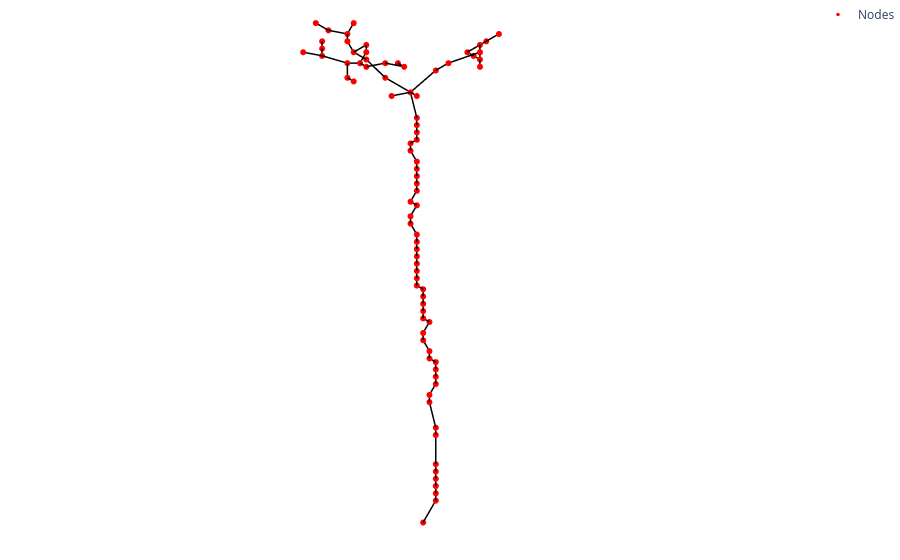

Notebook source saved alongside this figure:
### Markdown cell above
## Tomato Pollination: Tomato 2

### Code cell
import numpy as np
import dismech
import os

plant_name = "tomato2"

position = "1"

geom = dismech.GeomParams(
    rod_r0=0.03,
    shell_h=0.0,
)

material = dismech.Material(density=1100,
                            youngs_rod=2.16e7,
                            youngs_shell=0,
                            poisson_rod=0.5,
                            poisson_shell=0)

dyn_sim = dismech.SimParams(static_sim=False,
                                  two_d_sim=True,   # no twisting
                                  use_mid_edge=False,
                                  use_line_search=False,
                                  show_floor=False,
                                  log_data=True,
                                  log_step=1,
                                  dt=1e-2,
                                  max_iter=50,
                                  total_time=5,
                                  plot_step=10,
                                  tol=1e-4,
                                  ftol=1e-4,
                                  dtol=1e-2
                                  )

env = dismech.Environment()
env.add_force('gravity', g=np.array([0.0, 0.0, -9.81]))
env.add_force('damping', eta=100)

input_txt = os.path.join('../tests/resources/tomato_pollination/plants/', f"{plant_name}.txt")
geo = dismech.Geometry.from_txt(input_txt)

robot = dismech.SoftRobot(geom, material, geo, dyn_sim, env)

### Figure 1 — Plotly figure (JSON) as saved in the notebook; plotly's stock layout.template omitted (floating-point values rounded to 4 significant figures; data arrays with more than 128 entries replaced by an {"elided": "..."} marker saying what was removed)
{"data": [{"line": {"color": "black", "width": 3}, "mode": "lines", "showlegend": false, "type": "scatter3d", "x": {"elided": "267 float values"}, "y": {"elided": "267 float values"}, "z": {"elided": "267 float values"}}, {"marker": {"color": "red", "size": 3.5}, "mode": "markers", "name": "Nodes", "type": "scatter3d", "x": [1.099, 1.099, 1.099, 1.099, 1.099, 1.099, 1.099, 1.099, 1.099, 1.107, 1.107, 1.099, 1.099, 1.099, 1.099, 1.107, 1.107, 1.107, 1.107, 1.099, 1.107, 1.107, 1.107, 1.107, 1.107, 1.115, 1.115, 1.115, 1.115, 1.115, 1.115, 1.115, 1.115, 1.115, 1.115, 1.107, 1.115, 1.107, 1.107, 1.107, 1.107, 1.107, 1.107, 1.107, 1.107, 1.107, 1.107, 1.107, 1.115, 1.043, 1.123, 1.043, 1.131, 1.091, 1.051, 1.131, 1.059, 1.083, 1.155, 1.139, 1.139, 1.139, 1.043, 1.051, 1.059, 1.147, 1.035, 1.067, 1.147, 1.139, 1.147, 1.139, 1.187, 1.187, 1.083, 1.091, 1.155, 1.131, 1.171, 1.179, 1.187, 1.179, 1.171, 1.171, 1.203, 1.155, 1.163, 1.163, 1.155, 1.155], "y": [0.001274, 0.01727, 0.01727, 0.01727, 0.01727, 0.01727, 0.01727, 0.01727, 0.01727, 0.01727, 0.01727, 0.01727, 0.01727, 0.01727, 0.01727, 0.01727, 0.01727, 0.009274, 0.009274, 0.009274, 0.009274, 0.009274, 0.009274, 0.009274, 0.009274, 0.009274, 0.009274, 0.009274, 0.009274, 0.009274, 0.009274, 0.009274, 0.009274, 0.001274, 0.001274, 0.001274, 0.001274, 0.001274, 0.001274, 0.001274, 0.001274, 0.001274, -0.006726, -0.006726, 0.001274, 0.001274, 0.001274, 0.001274, 0.001274, 0.01727, 0.009274, 0.01727, -0.01473, 0.009274, 0.01727, 0.01727, 0.01727, 0.01727, 0.01727, 0.02527, 0.03327, -0.03073, 0.02527, 0.02527, 0.03327, -0.03873, 0.03327, 0.04127, -0.07073, -0.05473, -0.04673, -0.03073, -0.006726, 0.001274, 0.05727, 0.06527, -0.07873, -0.05473, -0.05473, -0.04673, -0.03873, -0.01473, -0.006726, 0.001274, -0.04673, -0.01473, -0.006726, 0.01727, 0.02527, 0.03327], "z": [0.2177, 0.2497, 0.2577, 0.2657, 0.2737, 0.2817, 0.2897, 0.3217, 0.3297, 0.3617, 0.3697, 0.3777, 0.3857, 0.3937, 0.4017, 0.4097, 0.4177, 0.4257, 0.4337, 0.4417, 0.4497, 0.4577, 0.4657, 0.4737, 0.4817, 0.4897, 0.4977, 0.5057, 0.5137, 0.5217, 0.5297, 0.5377, 0.5457, 0.5537, 0.5617, 0.5697, 0.5777, 0.5857, 0.5937, 0.6017, 0.6097, 0.6177, 0.6257, 0.6337, 0.6417, 0.6497, 0.6577, 0.6657, 0.6977, 0.6977, 0.7057, 0.7057, 0.7137, 0.7137, 0.7137, 0.7137, 0.7217, 0.7217, 0.7217, 0.7217, 0.7217, 0.7297, 0.7297, 0.7297, 0.7297, 0.7377, 0.7377, 0.7377, 0.7457, 0.7457, 0.7457, 0.7457, 0.7457, 0.7457, 0.7457, 0.7457, 0.7537, 0.7537, 0.7537, 0.7537, 0.7537, 0.7537, 0.7537, 0.7537, 0.7617, 0.7617, 0.7617, 0.7617, 0.7617, 0.7617]}], "layout": {"margin": {"b": 0, "l": 0, "r": 0, "t": 0}, "scene": {"aspectmode": "data", "camera": {"projection": {"type": "orthographic"}}, "xaxis": {"visible": false}, "yaxis": {"visible": false}, "zaxis": {"visible": false}}}}
